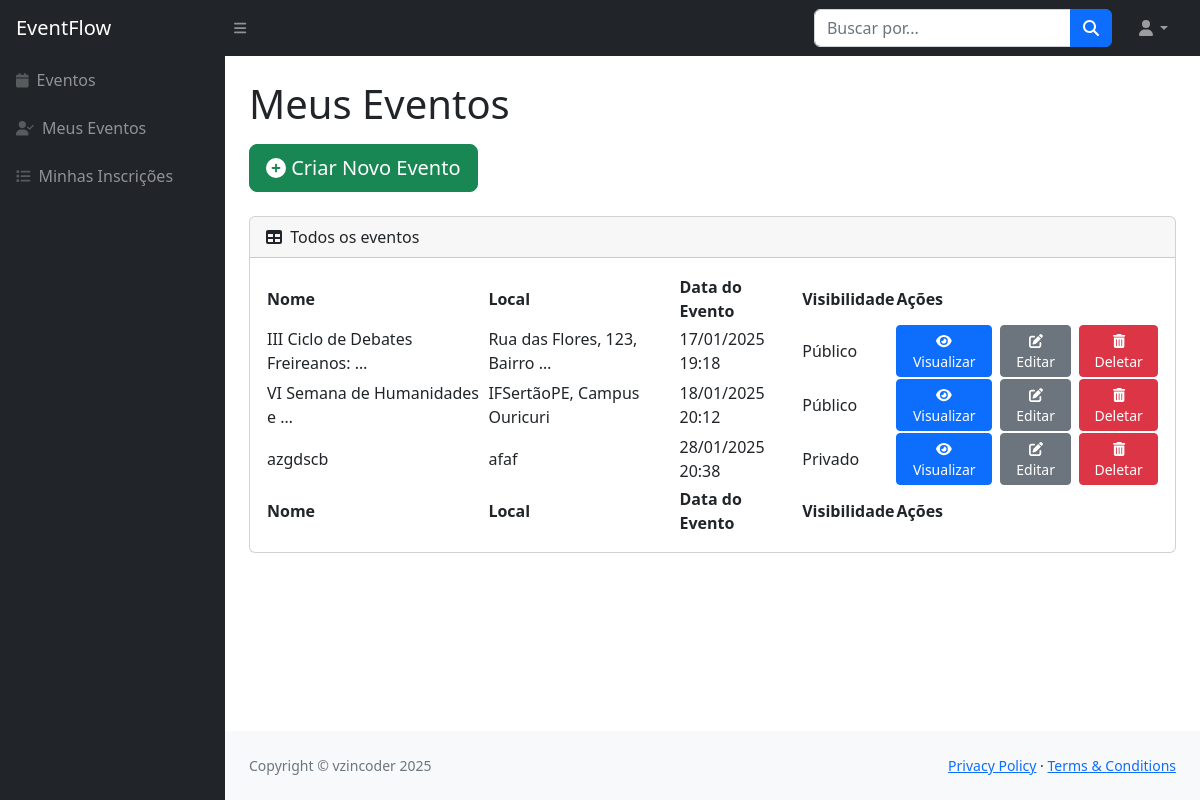
Page /events/myEvents/ (signed in) on the earlier database version.
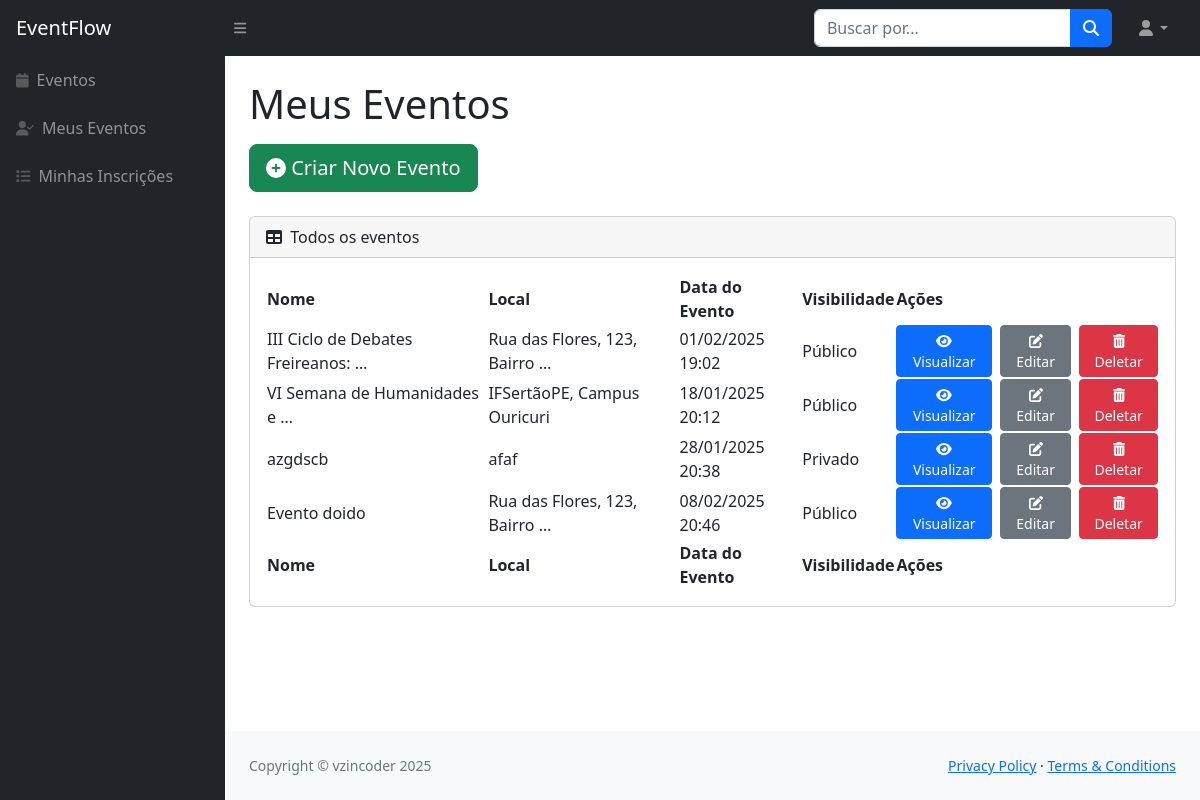
Same page on the later database version.
### events/models.py (models this page shows, shortened)
class Event(models.Model):
    VISIBILITY_CHOICES = [
        (True, 'Público'),
        (False, 'Privado'),
    ]
    user = models.ForeignKey(get_user_model(),on_delete=models.CASCADE)
    name = models.CharField(max_length=200)
    description = models.TextField()
    location = models.CharField(max_length=200)
    event_start_date = models.DateTimeField()
    event_end_date = models.DateTimeField()
    registration_start_date = models.DateTimeField()
    registration_end_date = models.DateTimeField()
    image = models.ImageField(upload_to='images',null=True,blank=True)
    current_participants = models.PositiveIntegerField(default=0)
    max_participants = models.PositiveIntegerField(default=1)
    visibility = models.BooleanField(choices=VISIBILITY_CHOICES, default=True)

### events/views.py (the view)
# urls.py: path('myEvents/',list_events_user,name='my_events'),
def list_events_user(request):
    if not request.user.is_authenticated:
       return render(request, 'user-events.html')
    events = Event.objects.filter(user=request.user)
    return render(request, 'user-events.html', {'events': events})

### events/templates/user-events.html (shortened to what this page needs)
{% extends 'base.html' %}
{% load static %}
{% block content %}
{% if user.is_authenticated %}
<h1 class="mt-4">Meus Eventos</h1>
<div class="mb-3 mt-3">
    <a href="{% url 'create_event' %}" class="btn btn-success btn-lg">
        <i class="fas fa-plus-circle"></i> Criar Novo Evento
    </a>
</div>
<div class="card mt-4">
    <div class="card-header">
        <i class="fas fa-table me-1"></i>
        Todos os eventos
    </div>
    <div class="card-body">
        <table id="datatablesSimple">
            <thead>
                <tr>
                    <th>Nome</th>
                    <th>Local</th>
                    <th>Data do Evento</th>
                    <th>Visibilidade</th>
                    <th>Ações</th>
                </tr>
            </thead>
            <tfoot>
                <tr>
                    <th>Nome</th>
                    <th>Local</th>
                    <th>Data do Evento</th>
                    <th>Visibilidade</th>
                    <th>Ações</th>
                </tr>
            </tfoot>
            <tbody>
                {% for event in events %}
                    <tr>
                        <td>{{ event.name |truncatewords:5 }}</td>
                        <td>{{ event.location |truncatewords:5  }}</td>
                        <td>{{ event.event_start_date | date:"d/m/Y H:i" }}</td>
                        <td>{{ event.get_visibility_display }}</td>
                        <td>
                            <div class="d-flex gap-2">
                            <a href="{% url 'details_event' event.id %}" class="btn btn-primary btn-sm">
                                <i class="fas fa-eye"></i> Visualizar
                            </a>
                            <a href="{% url 'edit_event' event.id %}" class="btn btn-secondary btn-sm">
                                <i class="fas fa-edit"></i> Editar
                            </a>
                            <button class="btn btn-danger btn-sm" data-bs-toggle="modal" data-bs-target="#deleteModal{{ event.id }}">
                                <i class="fas fa-trash-alt"></i> Deletar
                            </button>
                            </div>
                        </td>
                    </tr>
                {% endfor %}
            </tbody>
        </table>
    </div>
</div>
{% else %}
   {% include "verify-login.html" %}
{% endif %}
{% endblock %}

### core/templates/base.html (shortened to what this page needs)
{% load static %}
<!DOCTYPE html>
<html lang="pt-br">
    <head>
        <link href="https://cdn.jsdelivr.net/npm/simple-datatables@7.1.2/dist/style.min.css" rel="stylesheet" />
        <link href="{% static 'css/styles.css' %}" rel="stylesheet" />
    </head>
    <body class="sb-nav-fixed">
        <nav class="sb-topnav navbar navbar-expand navbar-dark bg-dark">
            <a class="navbar-brand ps-3" href="{% url 'events' %}">EventFlow</a>
            <button class="btn btn-link btn-sm order-1 order-lg-0 me-4 me-lg-0" id="sidebarToggle" href="#!"><i class="fas fa-bars"></i></button>
            <form class="d-none d-md-inline-block form-inline ms-auto me-0 me-md-3 my-2 my-md-0" action="{% url 'events' %}">
                <div class="input-group">
                    <input  value='{{search}}' class="form-control" type="text" name="search" placeholder="Buscar por..." aria-label="Search for..." aria-describedby="btnNavbarSearch" />
                    <button type='submit' class="btn btn-primary" id="btnNavbarSearch" type="button"><i class="fas fa-search"></i></button>
                </div>
            </form>
            <ul class="navbar-nav ms-auto ms-md-0 me-3 me-lg-4">
                <li class="nav-item dropdown">
                    <a class="nav-link dropdown-toggle" id="navbarDropdown" href="#" role="button" data-bs-toggle="dropdown" aria-expanded="false"><i class="fas fa-user fa-fw"></i></a>
                </li>
            </ul>
        </nav>
        <div id="layoutSidenav">
            <div id="layoutSidenav_nav">
                <nav class="sb-sidenav accordion sb-sidenav-dark" id="sidenavAccordion">
                    <div class="sb-sidenav-menu">
                        <div class="nav">
                            <a class="nav-link" href="{%  url 'events' %}">
                                <div class="sb-nav-link-icon"><i class="fa fa-calendar"></i></div>
                                Eventos
                            </a>
                            <a class="nav-link" href="{%  url 'my_events' %}">
                                <div class="sb-nav-link-icon"><i class="fa fa-user-check"></i></div>
                                Meus Eventos
                            </a>
                            <a class="nav-link" href="{% url 'my_registrations' %}">
                                <div class="sb-nav-link-icon"><i class="fa fa-list"></i></div>
                                Minhas Inscrições
                            </a>
                        </div>
                    </div>
                </nav>
            </div>
            <div id="layoutSidenav_content">
                <main>
                    <div class="container-fluid px-4">
                        {% block content %} Titulo {% endblock %}
                    </div>
                </main>
                <footer class="py-4 bg-light mt-auto">
                    <div class="container-fluid px-4">
                        <div class="d-flex align-items-center justify-content-between small">
                            <div class="text-muted">Copyright &copy; vzincoder 2025</div>
                            <div>
                                <a href="#">Privacy Policy</a>
                                &middot;
                                <a href="#">Terms &amp; Conditions</a>
                            </div>
                        </div>
                    </div>
                </footer>
            </div>
        </div>
    </body>
</html>

Differences in the rows shown:
changed Event "III Ciclo de Debates Freireanos: …": event_start_date "17/01/2025 19:18" → "01/02/2025 19:02"
added Event: name "Evento doido", location "Rua das Flores, 123, Bairro …", event_start_date "08/02/2025 20:46", visibility "Público"
